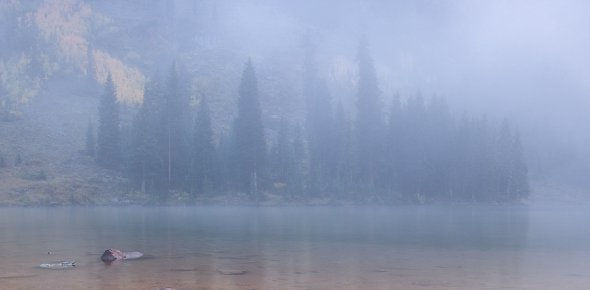
#> input picture Image Processing/landscape.jpg, 590 x 290 px
$ jupyter execute Zoom.ipynb
#> lines starting #> are read from the running program, lines starting #| are printed output that depends on the picture
[cell 1]
import cv2
import numpy as np

[cell 2]
img=cv2.imread('landscape.jpg',1)
#> img is the input picture: shape (290, 590, 3); mean B, G, R 180.9, 153.9, 141.4
out=np.zeros((img.shape[0]*2,img.shape[1]*2,img.shape[2]))
out2=np.zeros((img.shape[0]*2,img.shape[1]*2,img.shape[2]))

[cell 3]
shp=img.shape
#> shp = (290, 590, 3)
shp
#> Out = (290, 590, 3)

[cell 4]
img[4]
#> Out = 590 rows, first 8: [199, 170, 156], [200, 171, 157], [199, 169, 158], [198, 168, 157], [198, 168, 157], [199, 169, 158], [197, 167, 156], [194, 164, 153]

[cell 5]
for i in range(shp[0]):
    out[2*i,:shp[1]]=np.copy(img[i,:])
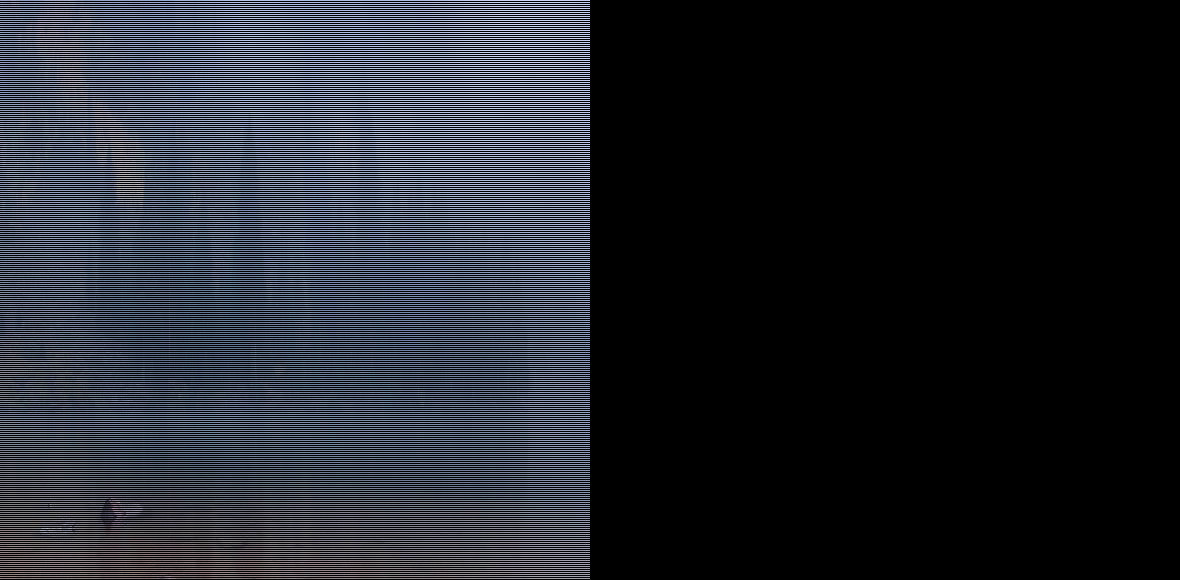
#> out: shape (580, 1180, 3) float64; mean B, G, R 45.2, 38.5, 35.3

[cell 6]
for i in range(shp[0]):
	out[2*i,:shp[1]]=np.copy(img[i,:])

for j in range(shp[1]):
	out2[:,2*j]=np.copy(out[:,j])
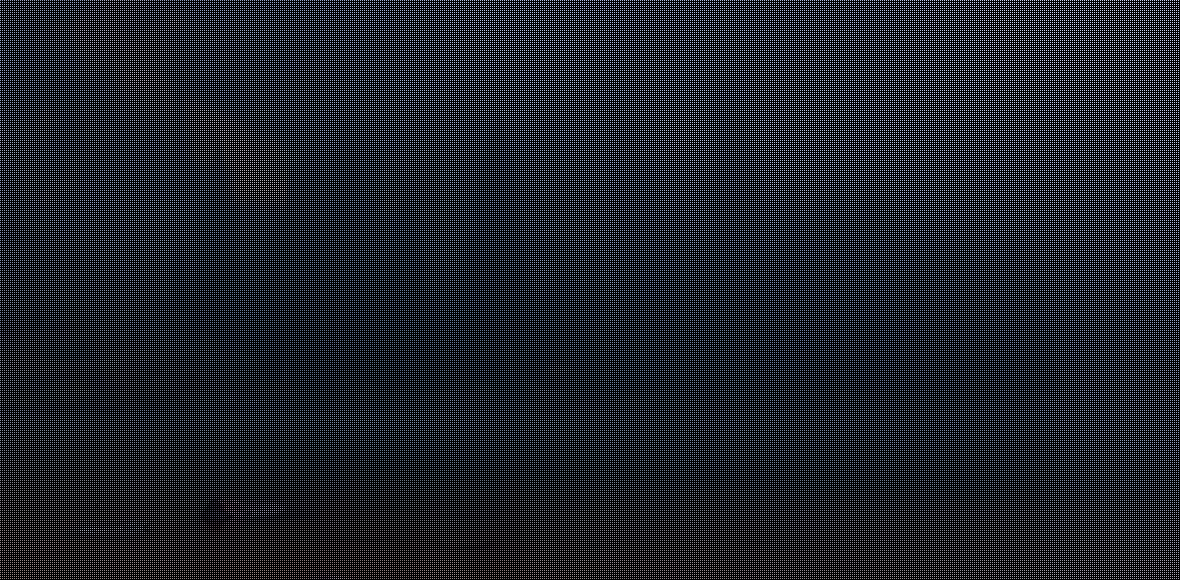
#> out2: shape (580, 1180, 3) float64; mean B, G, R 45.2, 38.5, 35.3

out=np.copy(out2)

for i in range(img.shape[0]-1):
	out[2*i+1,:]=out[2*i,:]/2+out[2*i+2,:]/2
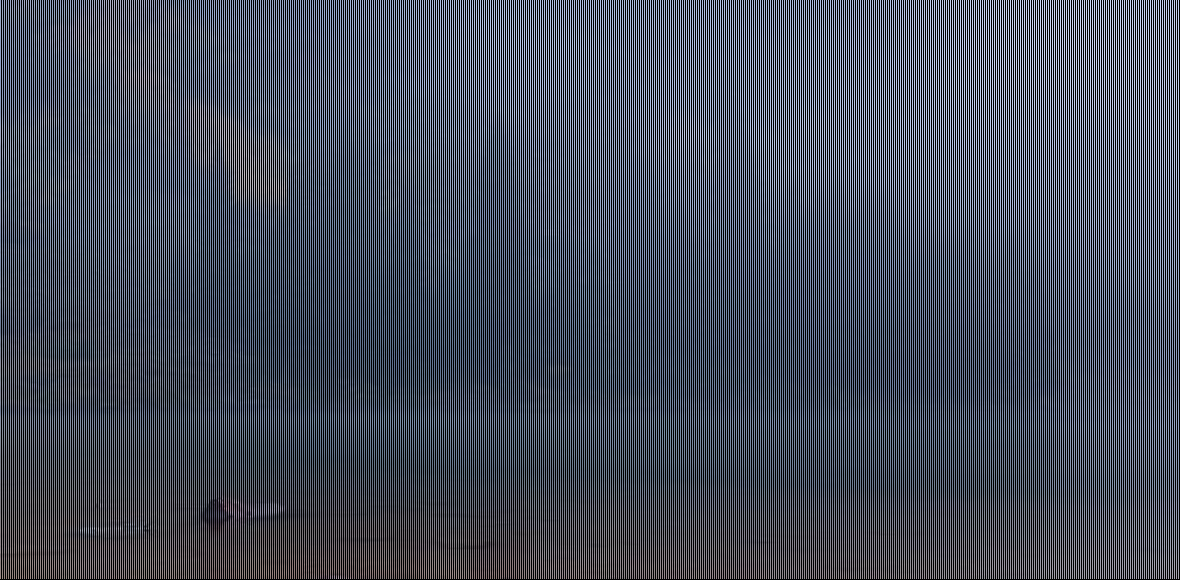
#> out: shape (580, 1180, 3) float64; mean B, G, R 90.3, 76.8, 70.6

for j in range(img.shape[1]-1):
	out[:,2*j+1]=out[:,2*j]/2+out[:,2*j+2]/2

out[-1,:]=out[-2,:]
out[:,-1]=out[:,-2]

out=np.array(out, dtype = np.uint8)

cv2.imshow('image', img)
cv2.imshow('zoomed', out)
cv2.waitKey(0)
cv2.destroyAllWindows()

$ run again, with Image Processing/cars.jpg copied over Image Processing/landscape.jpg
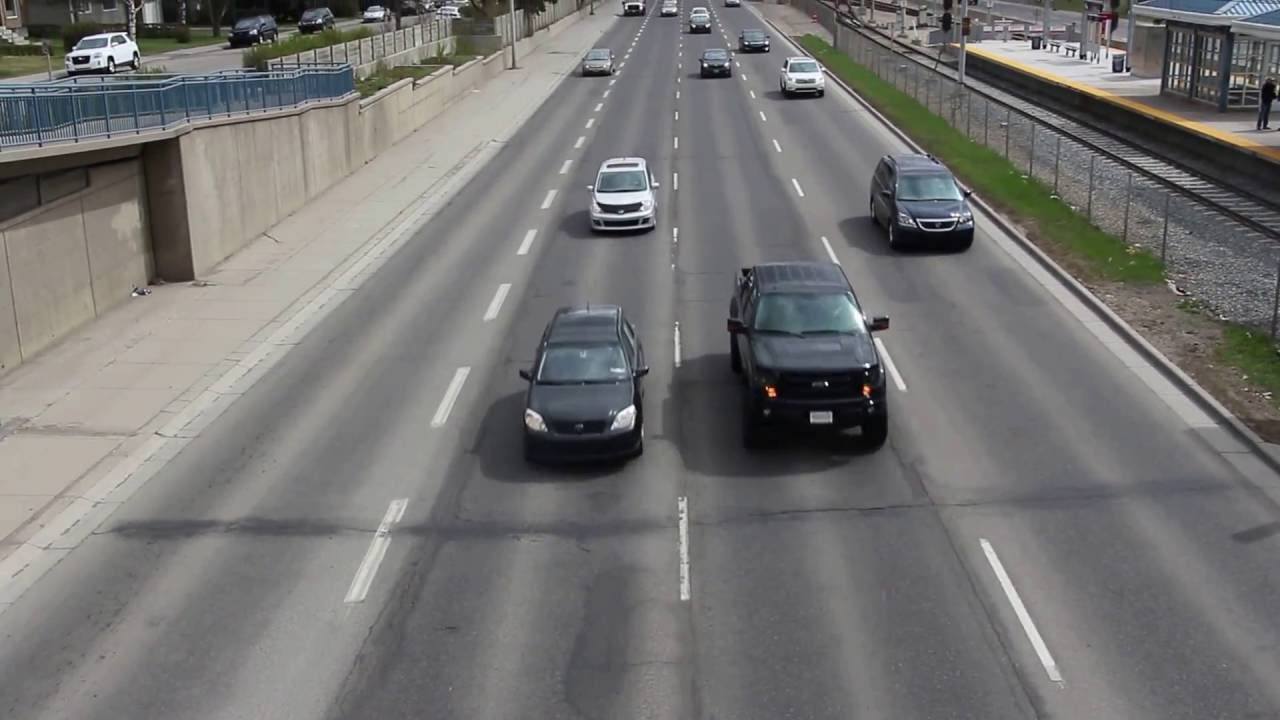
#> input picture Image Processing/cars.jpg, 1280 x 720 px
#> img is the input picture: shape (720, 1280, 3); mean B, G, R 114.6, 115.7, 116.5
#> `img[4]`: Out = 1280 rows, first 8: [126, 132, 145], [106, 112, 125], [77, 83, 96], [102, 108, 121], [107, 113, 124], [46, 53, 62], [11, 16, 25], [11, 17, 24]
#> after the loop `for j in range(shp[1]):`:
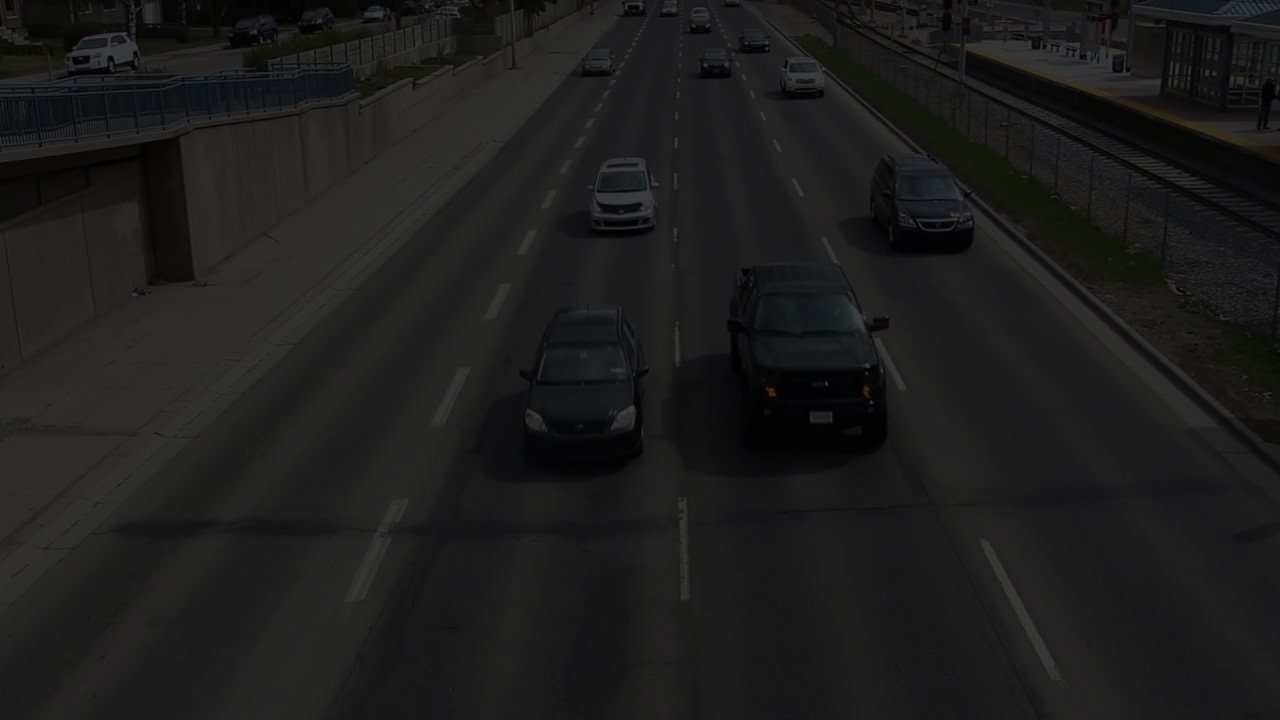
#> out2: shape (1440, 2560, 3) float64 (shown at 1/2 size); mean B, G, R 28.6, 28.9, 29.1
#> after the loop `for i in range(img.shape[0]-1):`:
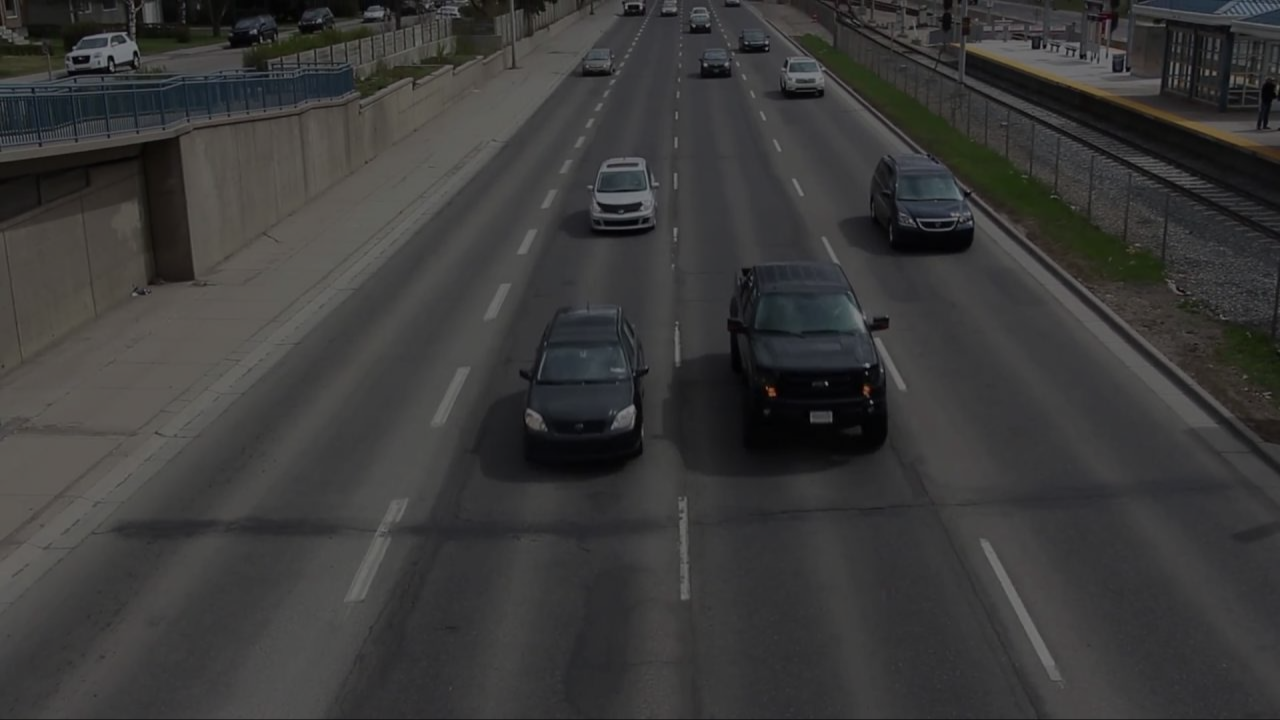
#> out: shape (1440, 2560, 3) float64 (shown at 1/2 size); mean B, G, R 57.3, 57.8, 58.2
